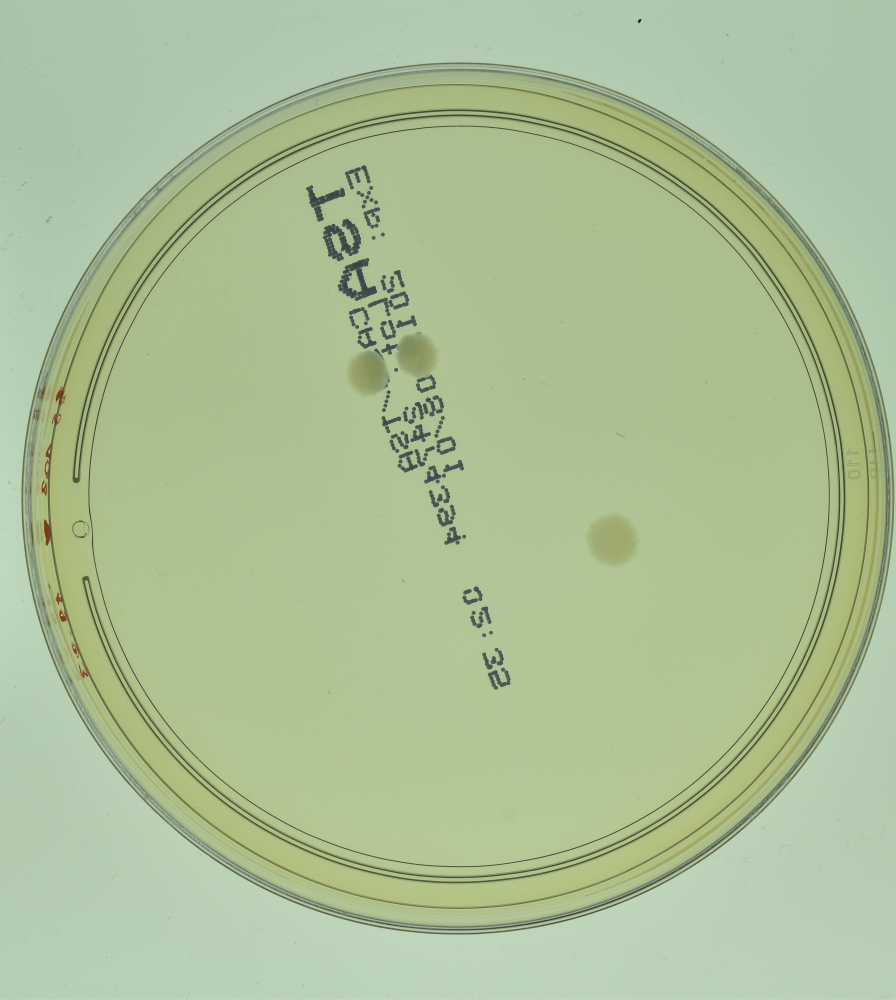
#> input picture Server/testing_images/for_classifier_models/B.subtilis/countable/1056.jpg, 3581 x 4000 px (shown at 1/4 size)
$ python verify_3_components.py ../Server/testing_images/for_classifier_models/B.subtilis/countable/1056.jpg
#> lines starting #> are read from the running program, lines starting #| are printed output that depends on the picture
"""Step 3 component checks: each Swift preprocessing stage against OpenCV.

Deliberately run BEFORE any count comparison. A count is a single number at the
end of a long chain, and this project has twice traced a "model" discrepancy to
a preprocessing one -- so each transform is asked its own question first, where
the answer is a pixel difference and not an aggregate.

Usage:  python verify_3_components.py [image.png]
"""
import os
import subprocess
import sys
import tempfile
from pathlib import Path

import cv2
import numpy as np

ROOT = Path(os.environ.get("AGARSCOPE_ROOT", "/Users/satriabaladewaharahap/bacteriaserius"))
SWIFT = ROOT / "Bacteria-Counter-App/AgarScopeKit/.build/release/agarscope"
DEFAULT_IMG = ROOT / "bench_data/verify_set/h_E.coli-0330-100-1.png"


def make_clahe(img_bgr):
    lab = cv2.cvtColor(img_bgr, cv2.COLOR_BGR2LAB)
    l, a, b = cv2.split(lab)
    l = cv2.createCLAHE(clipLimit=3.0, tileGridSize=(8, 8)).apply(l)
    return cv2.cvtColor(cv2.merge([l, a, b]), cv2.COLOR_LAB2BGR)


def make_dog_blend(img_bgr, sigma1=2, sigma2=12, strength=1.0):
    gray = cv2.cvtColor(img_bgr, cv2.COLOR_BGR2GRAY).astype(np.float32)
    g1 = cv2.GaussianBlur(gray, (0, 0), sigma1)
    g2 = cv2.GaussianBlur(gray, (0, 0), sigma2)
    dog = g1 - g2
    out = img_bgr.astype(np.float32) + (strength * dog)[..., None]
    return np.clip(out, 0, 255).astype(np.uint8)


def make_lab_ab(img_bgr):
    lab = cv2.cvtColor(img_bgr, cv2.COLOR_BGR2LAB)
    l, a, b = cv2.split(lab)
    a_stretch = cv2.normalize(a, None, 0, 255, cv2.NORM_MINMAX)
    b_stretch = cv2.normalize(b, None, 0, 255, cv2.NORM_MINMAX)
    return cv2.merge([a_stretch, b_stretch, np.full_like(a, 128)])


def compare(name, swift_rgb, cv_bgr):
    """Both sides as RGB. Ultralytics flips BGR->RGB before the model, so RGB
    is the representation the model actually sees and the one worth matching."""
    ref = cv_bgr[:, :, ::-1].astype(np.int32)
    got = swift_rgb.astype(np.int32)
    if ref.shape != got.shape:
        print(f"  {name:<10} BENTUK BEDA swift {got.shape} vs opencv {ref.shape}")
        return
    d = np.abs(ref - got)
    pct = (d > 0).mean() * 100
    print(f"  {name:<10} beda {pct:6.2f}% byte, rata2 {d.mean():.4f}, maks {d.max()}")


def dump(kind, img_path, shape):
    with tempfile.NamedTemporaryFile(suffix=".bin", delete=False) as t:
        out = t.name
    r = subprocess.run([str(SWIFT), "--dump-prep", kind, str(img_path), out],
                       capture_output=True, text=True)
    if r.returncode != 0:
        raise RuntimeError(f"swift --dump-prep {kind} gagal: {r.stderr[-300:]}")
    data = np.fromfile(out, np.uint8).reshape(shape)
    Path(out).unlink(missing_ok=True)
    return data


def main():
    img_path = Path(sys.argv[1]) if len(sys.argv) > 1 else DEFAULT_IMG
    img = cv2.imread(str(img_path))
#> img is the input picture: shape (4000, 3581, 3); mean B, G, R 151.4, 191.9, 172.2
    h, w = img.shape[:2]
#> h = 4000; w = 3581
    print(f"gambar {img_path.name} {w}x{h}\n")
#| gambar 1056.jpg 3581x4000

    print("praproses YOLO (Swift vs OpenCV):")
    compare("clahe", dump("clahe", img_path, (h, w, 3)), make_clahe(img))
#> (the call stopped at in dump, `r = subprocess.run([str(SWIFT), "--dump-prep", kind, str(img_path), ou..`: subprocess is not available in this run)
    compare("dog_blend", dump("dog_blend", img_path, (h, w, 3)), make_dog_blend(img))
#> (the call stopped at in dump, `r = subprocess.run([str(SWIFT), "--dump-prep", kind, str(img_path), ou..`: subprocess is not available in this run)
    compare("lab_ab", dump("lab_ab", img_path, (h, w, 3)), make_lab_ab(img))
#> (the call stopped at in dump, `r = subprocess.run([str(SWIFT), "--dump-prep", kind, str(img_path), ou..`: subprocess is not available in this run)

    # make_clahe is a round trip, so a whole-transform difference cannot say
    # which half caused it. Three separate questions, each with one variable:
    # the forward conversion, CLAHE given identical input, and the inverse.
    lab = cv2.cvtColor(img, cv2.COLOR_BGR2LAB)
#> lab: shape (4000, 3581, 3); mean of channels 0, 1, 2 191.9, 113.9, 146.1
    l_raw, a_ch, b_ch = cv2.split(lab)
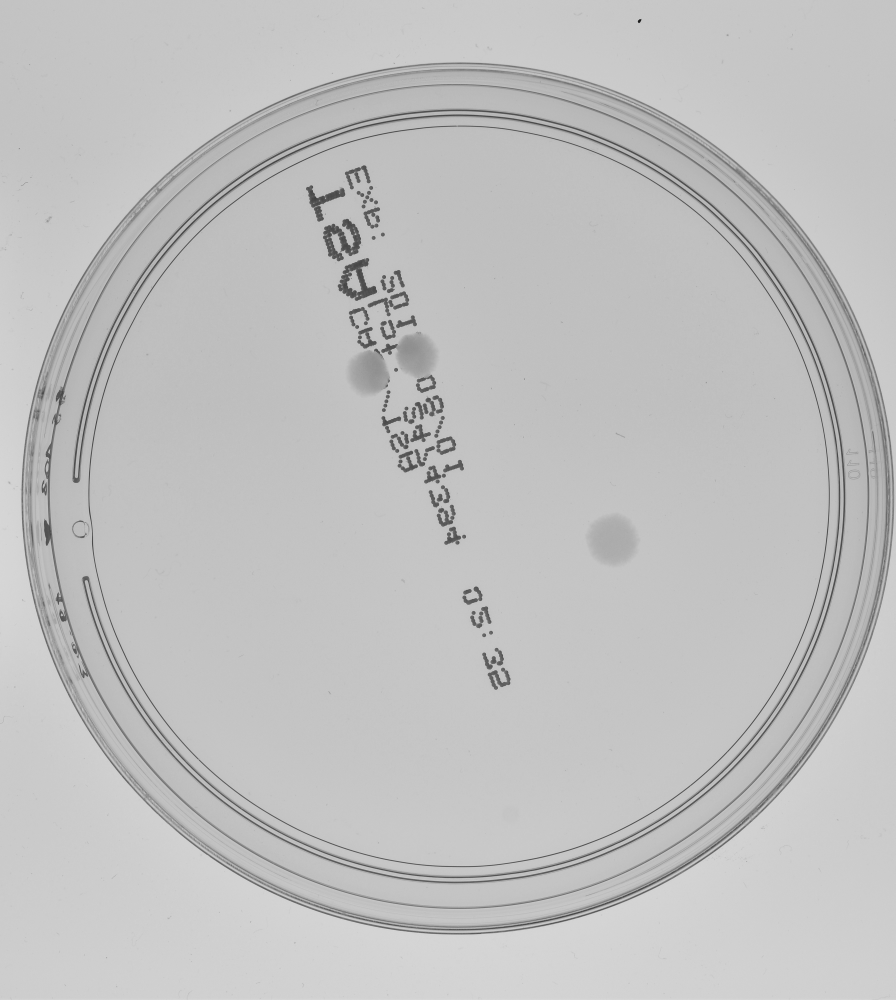
#> l_raw: shape (4000, 3581) (shown at 1/4 size); min 16, max 224, mean 191.9
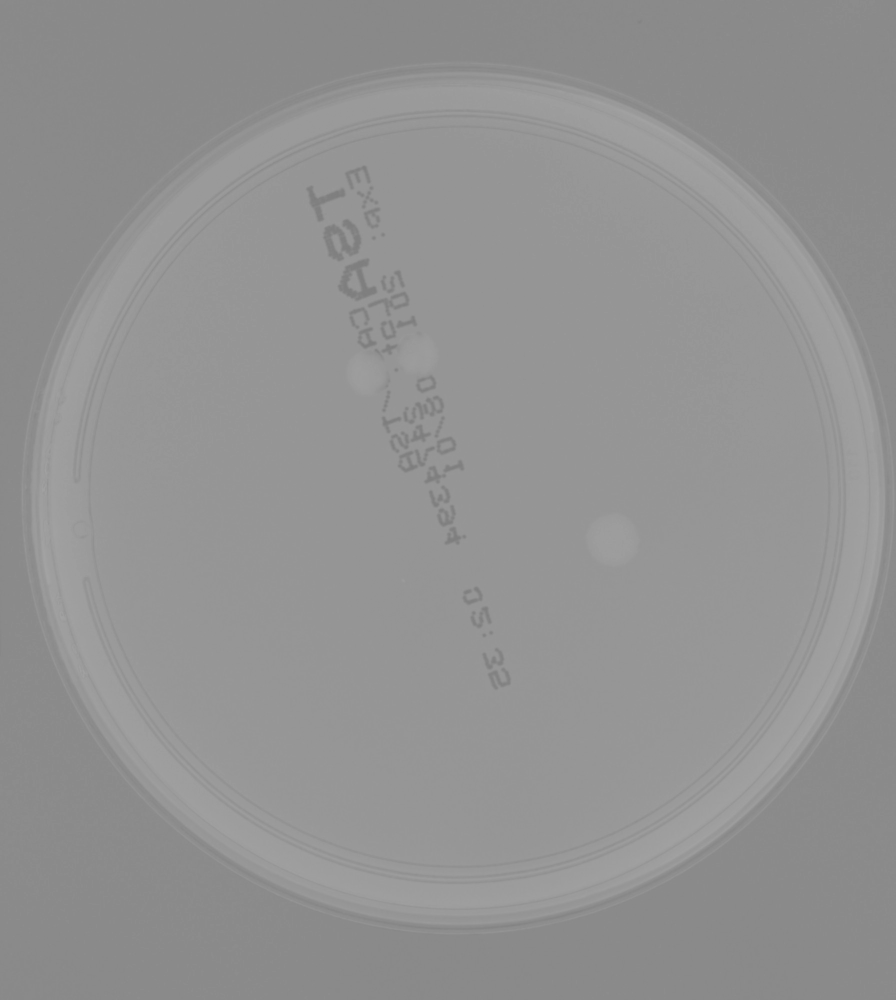
#> b_ch: shape (4000, 3581) (shown at 1/4 size); min 124, max 163, mean 146.1

    print("\nisolasi, satu variabel per baris:")
    with tempfile.NamedTemporaryFile(suffix=".bin", delete=False) as t:
        l_path = t.name
    l_raw.tofile(l_path)
    r = subprocess.run([str(SWIFT), "--lchan", str(img_path), l_path],
                       capture_output=True, text=True)
    print("  L maju     " + r.stdout.strip().splitlines()[-1].replace("beda vs OpenCV: ", ""))

    clahe_ref = cv2.createCLAHE(clipLimit=3.0, tileGridSize=(8, 8)).apply(l_raw)
    with tempfile.NamedTemporaryFile(suffix=".bin", delete=False) as t:
        ref_path = t.name
    clahe_ref.tofile(ref_path)
    r = subprocess.run([str(SWIFT), "--clahe-bin", l_path, str(w), str(h), ref_path],
                       capture_output=True, text=True)
    print("  CLAHE      " + r.stdout.strip().splitlines()[-1].replace("beda: ", "")
          + "   (L identik di kedua sisi)")
    for p in (l_path, ref_path):
        Path(p).unlink(missing_ok=True)

    l = clahe_ref
    lab_adj = cv2.merge([l, a_ch, b_ch])
    with tempfile.NamedTemporaryFile(suffix=".bin", delete=False) as t:
        lab_path, out_path = t.name, t.name + ".out"
    lab_adj.tofile(lab_path)
    r = subprocess.run([str(SWIFT), "--dump-lab2rgb", lab_path, str(w), str(h), out_path],
                       capture_output=True, text=True)
    if r.returncode != 0:
        raise RuntimeError(f"swift --dump-lab2rgb gagal: {r.stderr[-300:]}")
    got = np.fromfile(out_path, np.uint8).reshape(h, w, 3)
    compare("lab2rgb", got, cv2.cvtColor(lab_adj, cv2.COLOR_LAB2BGR))
    for p in (lab_path, out_path):
        Path(p).unlink(missing_ok=True)

    print("\nresize INTER_AREA CSRNet (Swift vs OpenCV):")
    ref = cv2.resize(img, (768, 768), interpolation=cv2.INTER_AREA)
    compare("area 768", dump("area", img_path, (768, 768, 3)), ref)


if __name__ == "__main__":
    main()
#> (the call stopped at in main, `r = subprocess.run([str(SWIFT), "--lchan", str(img_path), l_path], cap..`: subprocess is not available in this run)

$ run again, on Server/testing_images/for_classifier_models/C.albicans/uncountable/1322.jpg
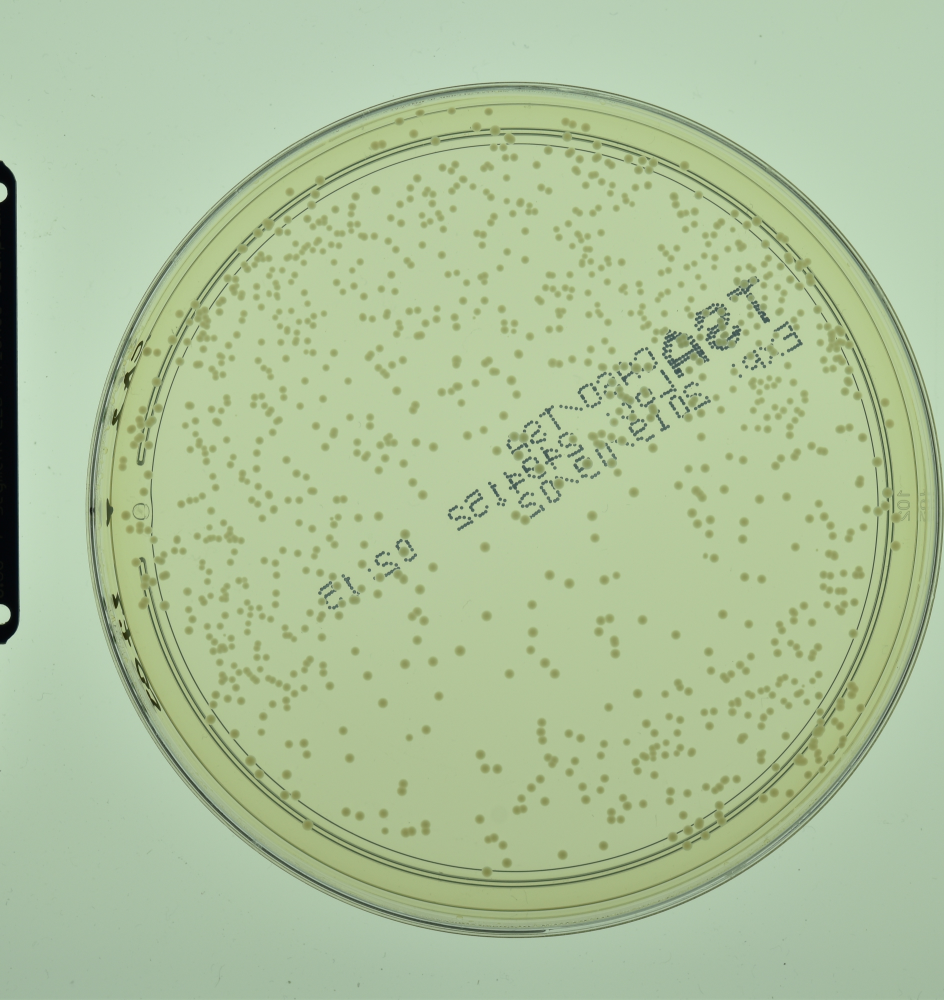
#> input picture Server/testing_images/for_classifier_models/C.albicans/uncountable/1322.jpg, 3776 x 4000 px (shown at 1/4 size)
#> in main, img is the input picture: shape (4000, 3776, 3); mean B, G, R 155.1, 193.5, 173.1
#| gambar 1322.jpg 3776x4000
#> lab: shape (4000, 3776, 3); mean of channels 0, 1, 2 193.2, 114.1, 145
#> in main, `l_raw, a_ch, b_ch = cv2.split(lab)`:
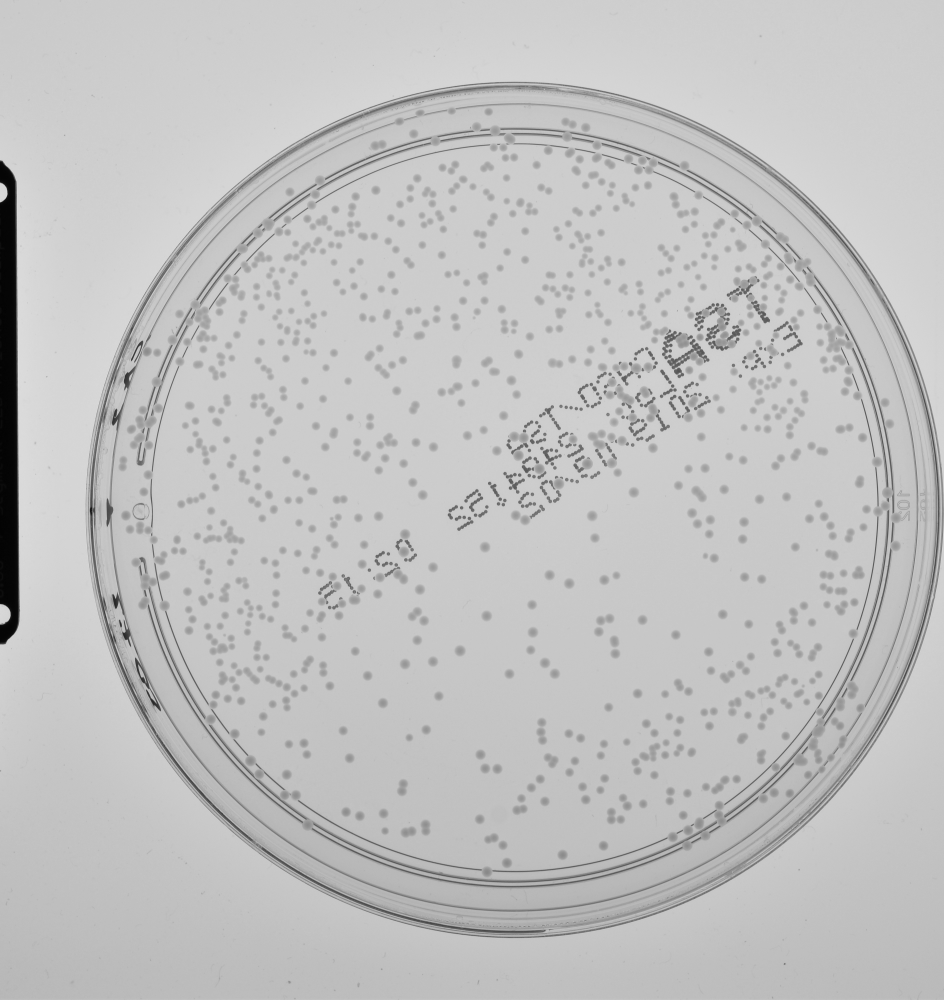
#> l_raw: shape (4000, 3776) (shown at 1/4 size); min 2, max 233, mean 193.2
